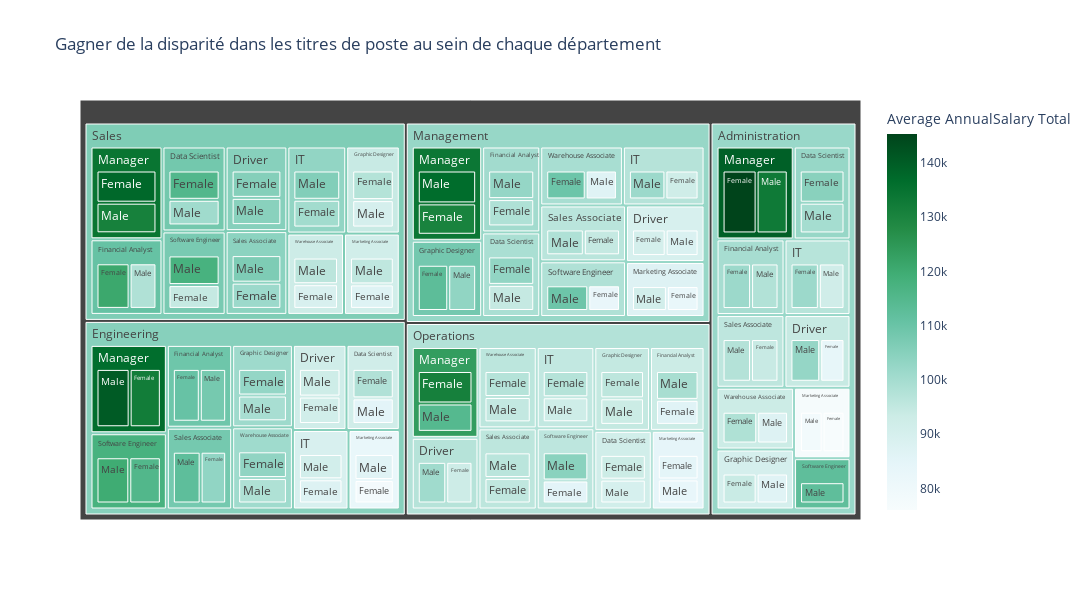

Notebook code cell kept with this figure:
### Code cell
# Treemap avec la couche la plus externe comme département, puis le titre du poste et le sexe dans la couche interne
fig = px.treemap(df_gjdp, path=['Dept','JobTitle','Gender'], values='AnnualSalary',
                 color='AnnualSalary', color_continuous_scale='bugn',
                 title="Gagner de la disparité dans les titres de poste au sein de chaque département",
                 labels={"AnnualSalary":'Average AnnualSalary Total'},width=1200, height=600)
fig.show()

### Figure 1 — Plotly figure (JSON) as saved in the notebook; plotly's stock layout.template omitted (floating-point values rounded to 4 significant figures; data arrays with more than 128 entries replaced by an {"elided": "..."} marker saying what was removed)
{"data": [{"branchvalues": "total", "customdata": {"elided": "154x1 float values"}, "domain": {"x": [0, 1], "y": [0, 1]}, "hovertemplate": "labels=%{label}<br>AnnualSalary_sum=%{value}<br>parent=%{parent}<br>id=%{id}<br>Average AnnualSalary Total=%{color}<extra></extra>", "ids": {"elided": "154 str values"}, "labels": {"elided": "154 str values"}, "marker": {"coloraxis": "coloraxis", "colors": {"elided": "154 float values"}}, "name": "", "parents": {"elided": "154 str values"}, "type": "treemap", "values": {"elided": "154 float values"}}], "layout": {"coloraxis": {"colorbar": {"title": {"text": "Average AnnualSalary Total"}}, "colorscale": [[0, "rgb(247,252,253)"], [0.125, "rgb(229,245,249)"], [0.25, "rgb(204,236,230)"], [0.375, "rgb(153,216,201)"], [0.5, "rgb(102,194,164)"], [0.625, "rgb(65,174,118)"], [0.75, "rgb(35,139,69)"], [0.875, "rgb(0,109,44)"], [1, "rgb(0,68,27)"]]}, "height": 600, "legend": {"tracegroupgap": 0}, "title": {"text": "Gagner de la disparité dans les titres de poste au sein de chaque département"}, "width": 1200}}
